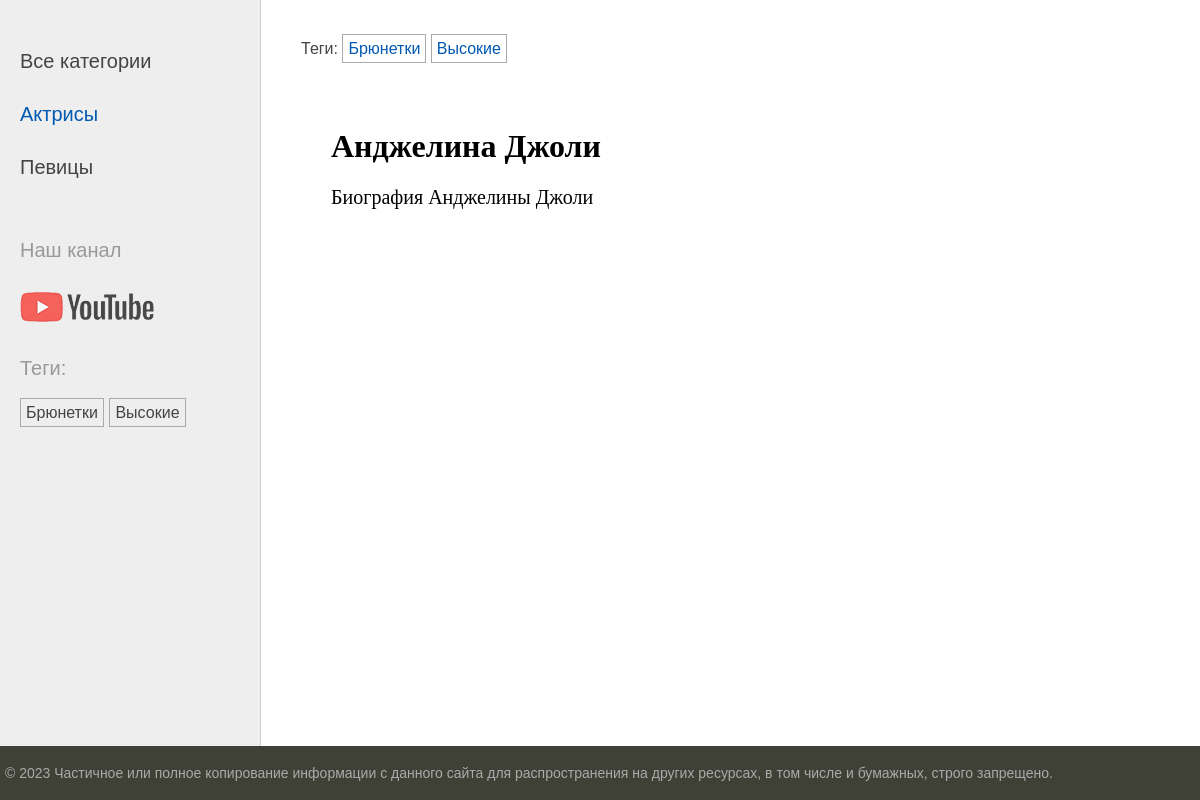
/post/dzholi, run on an earlier commit of the app's database.
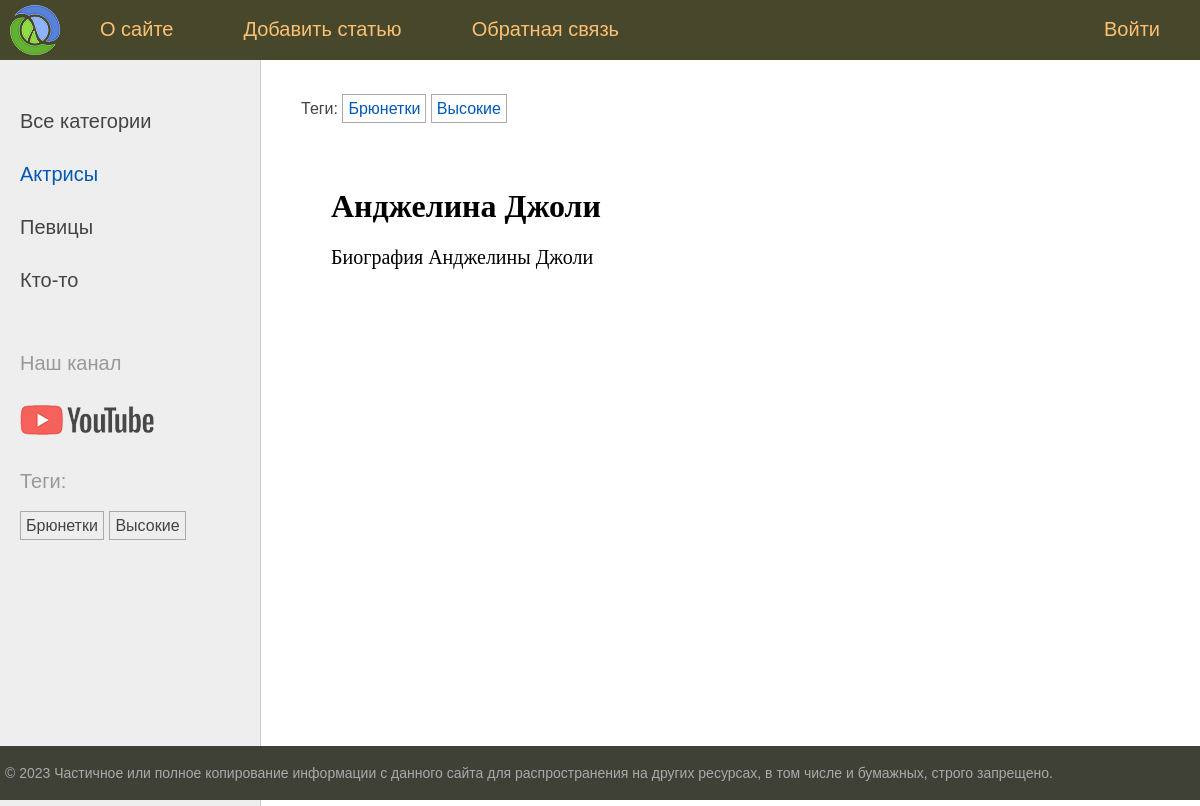
And on a later commit of the database.
### human/models.py (models this page shows, shortened)
class Category(models.Model):
    name = models.CharField(max_length=100, db_index=True, verbose_name="Предназначения")
    slug = models.SlugField(max_length=255, unique=True, db_index=True, verbose_name="Slug")
    def get_absolute_url(self):
        return reverse("category", kwargs={"cat_slug": self.slug})
    class Meta:
        verbose_name = "Категория"
        verbose_name_plural = "Категории"

class TagPost(models.Model):
    tag = models.CharField(max_length=100)
    slug = models.SlugField(max_length=255, unique=True, db_index=True)
    def get_absolute_url(self):
        return reverse("tag", kwargs={"tag_slug": self.slug})

class Menu(models.Model):
    title = models.CharField(max_length=100, db_index=True, unique=True)
    url_name = models.SlugField(max_length=255, unique=True, db_index=True)
    def get_absolute_url(self):
        if self.url_name == "home":
            return reverse("home")
        elif self.url_name == "about":
            return reverse("about")
        elif self.url_name == "addpage":
            return reverse("addpage")
        elif self.url_name == "login":
            return reverse("login")
        elif self.url_name == "contact":
            return reverse("contact")

### human/views.py (the view)
# urls.py: path("post/<slug:post_slug>", views.show_post, name="post"),
def show_post(request, post_slug):
    post = get_object_or_404(Human, slug=post_slug)
    data = {"title": post.title, "post": post, "cat_selected": 1}
    return render(request, "human/post.html", data)

### human/templatetags/human_tags.py (called while the page is built)
@register.inclusion_tag("human/show_categories.html")
def show_categories(cat_selected=0):
    cats = Category.objects.annotate(total=Count("posts")).filter(total__gt=0).order_by("pk")
    return {"cats": cats, "cat_selected": cat_selected}

@register.inclusion_tag('human/list_tags.html')
def show_all_tags():
    return {"tags": TagPost.objects.annotate(total=Count('tags')).filter(total__gt=0).order_by("pk")}

@register.inclusion_tag('human/menu.html')
def show_menu():
    return {"menu": Menu.objects.all()}

### human/templates/human/post.html (shortened to what this page needs)
{% extends 'base.html' %}
{% block breadcrumbs %}
{% with post.tags.all as tags %}
{% if tags %}
<ul class="tags-list">
    <li>Теги:</li>
    {% for t in tags %}
    <li><a href="{{t.get_absolute_url}}">{{t.tag}}</a></li>
    {% endfor %}
</ul>
{% endif %}
{% endwith %}
{% endblock %}
{% block content %}
<h1>{{post.title}}</h1>
{{post.content|linebreaks}}
{% endblock %}

### human/templates/human/menu.html (shortened to what this page needs)
{% if menu %}
    <div class="header">
        <ul id="mainmenu" class="mainmenu">
            <li class="logo"><a href="{% url 'home' %}"><div class="logo"></div></a></li>
            {% for m in menu %}
                {% if 'login' in m.url_name %}
                    <li class="last">
                {% else %}
                    <li>
                {% endif %}
                    <a href="{{ m.get_absolute_url }}">{{ m.title }}</a>
                </li>
            {% endfor %}
        </ul>
    </div>
{% endif %}

### human/templates/human/show_categories.html
{% for cat in cats %}
    {% if cat.id == cat_selected %}
        <li class="selected"> {{ cat.name }}</li>
    {% else %}
        <li><a href="{{ cat.get_absolute_url }}"> {{ cat.name }}</a></li>
    {% endif %}
{%endfor%}

### human/templates/human/list_tags.html
{% if tags %}
    Теги:</p>
    <ul class="tags-list">
        {% for t in tags %}
        <li><a href="{{t.get_absolute_url}}">{{t.tag}}</a></li>
        {% endfor %}
    </ul>
{% endif %}

What changed in the data, as far as the page shows it:
added Menu: title "О сайте"
added Menu: title "Добавить статью"
added Menu: title "Обратная связь"
added Menu: title "Войти"
added Category: name "Кто-то"
